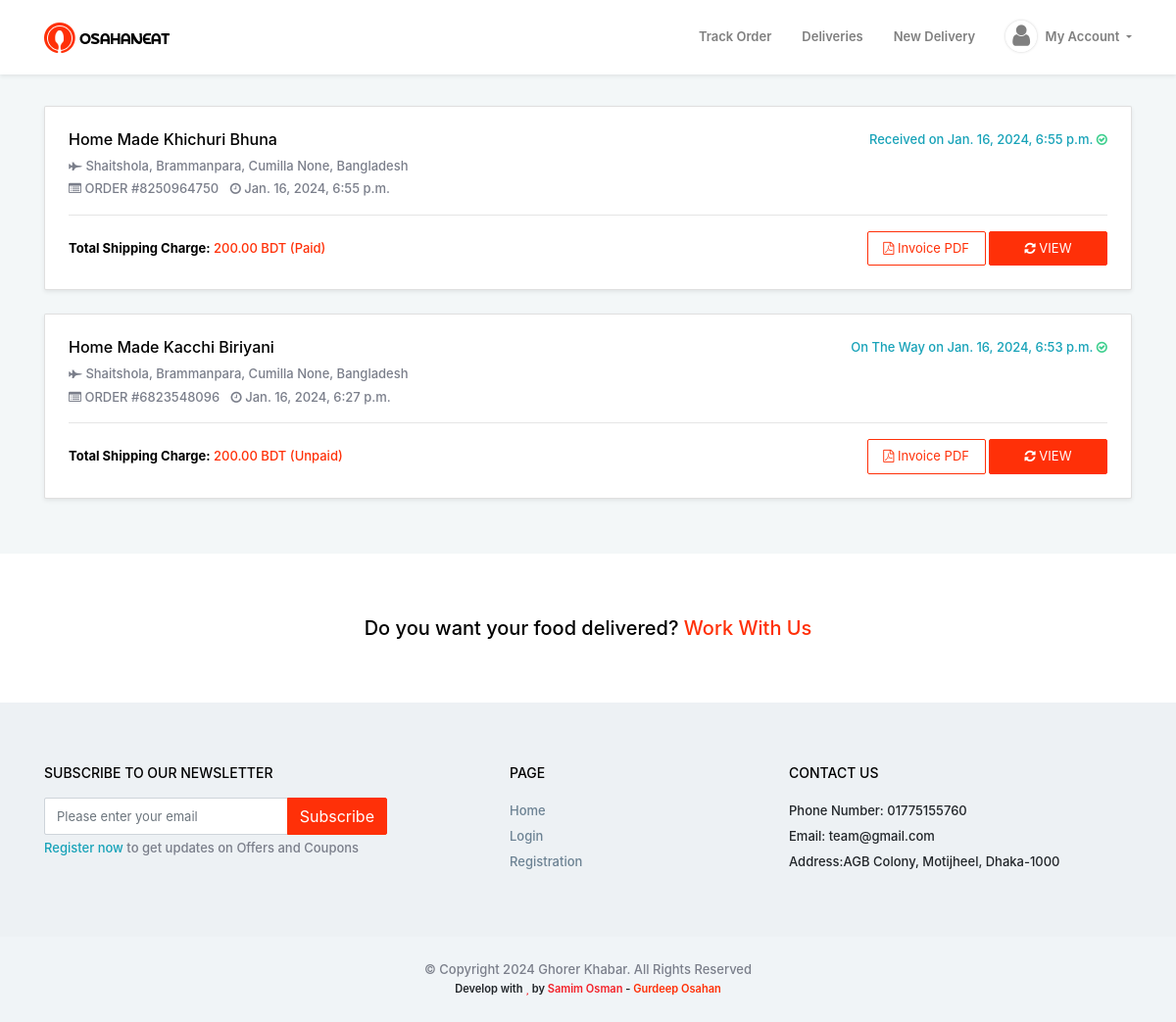
Page /order-list/ (signed in) on the earlier database version.
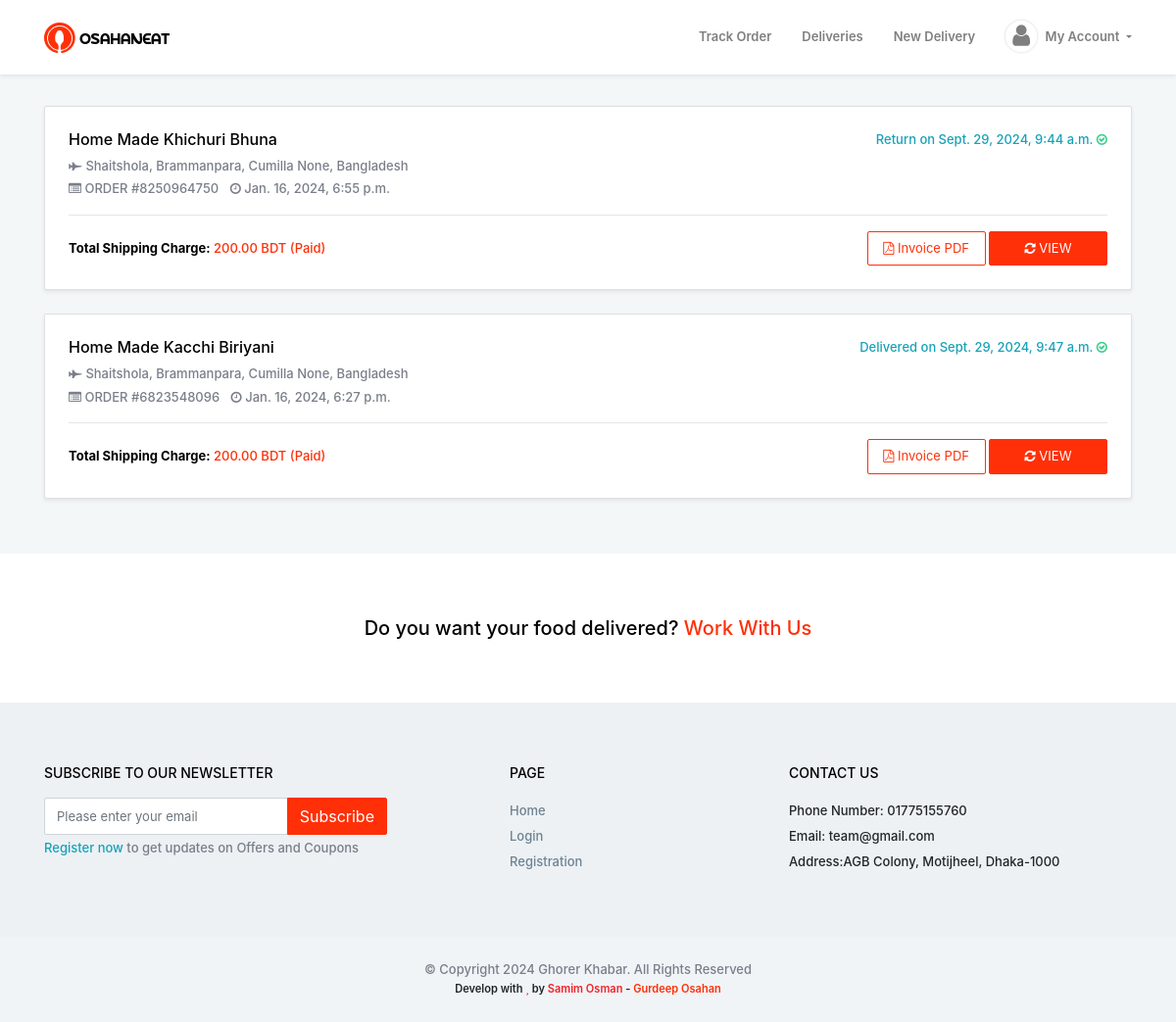
Same page on the later database version.
### parcel_order/models.py (models this page shows, shortened)
class Delivery_Order(models.Model):
    user = models.ForeignKey(Custom_User, on_delete=models.CASCADE, related_name='user', blank=True, null=True)
    STATUS = (
        ('Pending', 'Pending'),
        ('Received', 'Received'),
        ('Shipped', 'Shipped'),
        ('On The Way', 'On The Way'),
        ('Receive at delivery point', 'Receive at delivery point'),
        ('Out For Delivery', 'Out For Delivery'),
        ('Delivered', 'Delivered'),
        ('Return', 'Return'),
        ('Cancel', 'Cancel'),
    )
    DELIVERY_SYSTEM = (
        ('Train', 'Train'),
        ('Bus', 'Bus'),
    )
    PAY_FOR = (
        ('Pickup', 'Pickup'),
        ('Recipent', 'Recipent'),
    )
    PAYMENT_METHOD = (
        ('Cash', 'Cash'),
        ('Online', 'Online'),
    )
    tracking_ID = models.CharField(max_length=10, blank=True, null=True)
    qr_code = models.ImageField(upload_to='order/qrcode/', blank=True, null=True)
    bar_code = models.ImageField(upload_to='order/barcode/', blank=True, null=True)
    status = models.CharField(choices=STATUS, max_length=50, blank=True, null=True)
    status_details = models.CharField(max_length=600, blank=True, null=True)
    delivery_system = models.CharField(choices=DELIVERY_SYSTEM, max_length=50, blank=True, null=True)
    shipping_charge = models.DecimalField(max_digits=5, decimal_places=2, blank=True, null=True)
    shipping_charge_paid = models.BooleanField(default=False)
    shopping_payment_method = models.CharField(choices=PAYMENT_METHOD, max_length=50, blank=True, null=True)
    pay_for = models.CharField(choices=PAY_FOR, max_length=50, blank=True, null=True)
    delivery_secret_code = models.CharField(max_length=6, blank=True, null=True)
    pickup_address = models.ForeignKey(Address, on_delete=models.CASCADE, related_name='pickup_address', blank=True, null=True)
    item_name = models.CharField(max_length=500, blank=True, null=True)
    item_price = models.DecimalField(max_digits=9, blank=True, null=True, decimal_places=2)
    item_description = models.TextField(blank=True, null=True)
    recipient_name = models.CharField(max_length=100)
    recipient_phone_number = models.CharField(max_length=14)
    delivery_address = models.ForeignKey(Address, on_delete=models.CASCADE, related_name='delivery_address', blank=True, null=True)
    special_instructions = models.TextField(blank=True, null=True)
    order_date = models.DateTimeField(auto_now_add=True)
    order_update = models.DateTimeField(auto_now=True)
    delivery_date = models.DateTimeField(blank=True,null=True)
    return_date = models.DateTimeField(blank=True,null=True)

### home/models.py (models this page shows, shortened)
class Address(models.Model):
    ADDRESS_TYPE = (
        ('Home', 'Home'),
        ('Work', 'Work'),
        ('Others', 'Others'),
    )
    user = models.ForeignKey(Custom_User, on_delete=models.CASCADE, blank=True, null=True, related_name='user_address')
    address_type = models.CharField(choices=ADDRESS_TYPE, blank=True, null=True, max_length=50)
    address_01 = models.TextField()
    address_02 = models.TextField(blank=True, null=True)
    upazila = models.CharField(max_length=50)
    district = models.CharField(max_length=50)
    post_code = models.CharField(max_length=10, blank=True, null=True)
    country = models.CharField(max_length=50, blank=True, null=True, default='Bangladesh')

### parcel_order/views.py (the view)
# urls.py: path('order-list/', delivery_order_list, name='delivery_order_list'),
@login_required
def delivery_order_list(request):
    if request.user.user_type == 'Admin' or request.user.user_type == 'Staff':
        return redirect('admin_dashboard')
    delivery_order = Delivery_Order.objects.filter(user=request.user).order_by('-id')
    context = {
        'delivery_order': delivery_order
    }
    return render(request, 'parcel_order/order_list.html', context)

### templates/parcel_order/order_list.html (shortened to what this page needs)
{% extends 'base/base.html' %}
{% load static %}
{% block body_content %}
<section class="offer-dedicated-body mt-4 mb-4 pt-2 pb-2">
    <div class="container">
        {% if delivery_order %}
        {% for delivery_order in delivery_order %}
        <div class="bg-white card mb-4 order-list shadow-sm">
            <div class="gold-members p-4">
                <a>
                    <div class="media">
                        <div class="media-body">
                            <span class="float-right text-info">
                                {{delivery_order.status}} on {{delivery_order.order_update}}
                                <i class="fa fa-check-circle-o" style="color: #3ecf8e !important;"></i>
                            </span>
                            <h6 class="mb-2">
                                <a href="" class="text-black">
                                    {{delivery_order.item_name}}
                                </a>
                            </h6>
                            <p class="text-gray mb-1">
                                <i class="fa fa-fighter-jet"></i>
                                {{delivery_order.delivery_address.address_01}},
                                {{delivery_order.delivery_address.upazila}},
                                {{delivery_order.delivery_address.district}}
                                {{delivery_order.delivery_address.post_code}},
                                {{delivery_order.delivery_address.country}}
                            </p>
                            <p class="text-gray mb-3">
                                <i class="fa fa-list-alt"></i>
                                ORDER #{{delivery_order.tracking_ID}}
                                <i class="fa fa-clock-o ml-2" aria-hidden="true"></i> {{delivery_order.order_date}}
                            </p>
                            <hr>
                            <div class="float-right">
                                <a class="btn btn-sm btn-outline-primary" href="{% url 'order_invoice_print' delivery_order.id %}">
                                    <i class="fa fa-file-pdf-o"></i>
                                    Invoice PDF
                                </a>
                                <a class="btn btn-sm btn-primary" href="{% url 'view_order' delivery_order.id %}">
                                    <i class="fa fa-refresh" aria-hidden="true"></i>
                                    VIEW
                                </a>
                            </div>
                            <p class="mb-0 text-black text-primary pt-2"><span class="text-black font-weight-bold">
                                    Total Shipping Charge:</span> {{delivery_order.shipping_charge}} BDT ({% if delivery_order.shipping_charge_paid == True %}Paid{% else %}Unpaid{% endif %})
                            </p>
                        </div>
                    </div>
                </a>
            </div>
        </div>
        {% endfor %}
        {% endif %}
    </div>
</section>
{% endblock body_content %}

Differences in the rows shown:
changed Delivery_Order "Home Made Khichuri Bhuna": status "Received" → "Return"; order_update "Jan. 16, 2024, 6:55 p.m." → "Sept. 29, 2024, 9:44 a.m."
changed Delivery_Order "Home Made Kacchi Biriyani": status "On The Way" → "Delivered"; order_update "Jan. 16, 2024, 6:53 p.m." → "Sept. 29, 2024, 9:47 a.m."; shipping_charge_paid "Unpaid" → "Paid"
